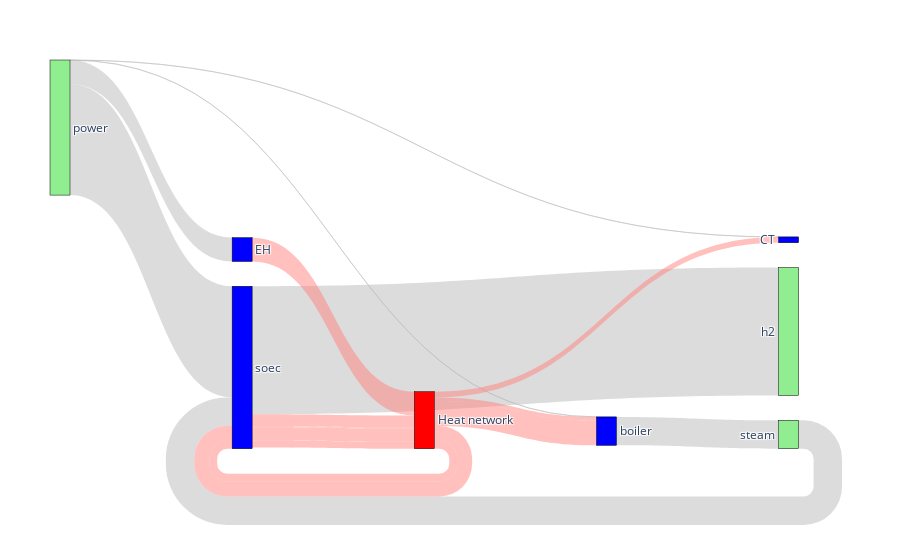

Notebook code for this chart:
### Markdown cell above
The problem can be solved by calling the vivi function

### Code cell
answer = vivi(problem)
vivi_sankey(answer,valueIndex=1) # Ploting a Sankey diagram of the energy balance (HHV basis)

### Figure 1 — Plotly figure (JSON) as saved in the notebook; plotly's stock layout.template omitted (floating-point values rounded to 4 significant figures)
{"data": [{"link": {"color": ["rgba(186,186,186,0.5)", "rgba(186,186,186,0.5)", "rgba(186,186,186,0.5)", "rgba(186,186,186,0.5)", "rgba(186,186,186,0.5)", "rgba(186,186,186,0.5)", "rgba(186,186,186,0.5)", "rgba(186,186,186,0.5)", "rgba(186,186,186,0.5)", "rgba(186,186,186,0.5)", "rgba(255,129,127,0.5)", "rgba(255,129,127,0.5)", "rgba(255,129,127,0.5)", "rgba(255,129,127,0.5)", "rgba(255,129,127,0.5)", "rgba(255,129,127,0.5)", "rgba(255,129,127,0.5)", "rgba(255,129,127,0.5)", "rgba(255,129,127,0.5)", "rgba(255,129,127,0.5)"], "source": [8, 7, 0, 0, 0, 7, 5, 1, 7, 7, 9, 0, 0, 9, 0, 0, 9, 9, 2, 9], "target": [0, 0, 6, 5, 4, 1, 1, 8, 2, 3, 0, 9, 9, 0, 9, 9, 1, 1, 9, 3], "value": [8758.0, 34230.0, 39390.0, 0, 0, 0.05782, 0, 8758.0, 7330.0, 25.32, 4639.0, 3672.0, 347.3, 2384.0, 4062.0, 2142.0, 1109.0, 7649.0, 7330.0, 1771.0]}, "node": {"color": ["blue", "blue", "blue", "blue", "#90EE90", "#90EE90", "#90EE90", "#90EE90", "#90EE90", "red"], "label": ["soec", "boiler", "EH", "CT", "o2", "water", "h2", "power", "steam", "Heat network"], "line": {"color": "black", "width": 0.5}, "pad": 15, "thickness": 20}, "type": "sankey"}], "layout": {"margin": {"b": 50, "l": 50, "r": 50, "t": 60}}}
